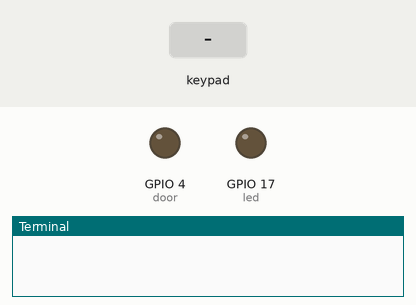
Simulated run of this program. Board: Raspberry Pi (BCM pin numbers). Parts: output pins drawn as LEDs (lit = HIGH), the last lines printed to the terminal. The test bench sets the inputs (shaded band).

Above: at 1.2 s.
1.3 s: keypad keys 3 2 6 6 pressed 0.4 s apart
At 1.75 s:
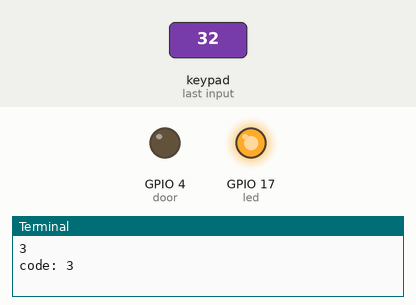
At 3.5 s:
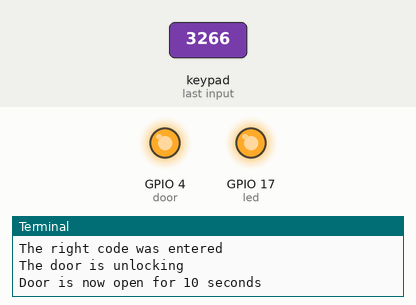
Timing chart, 0 to 14.2 s (numbered marks = the images above; inputs shaded):
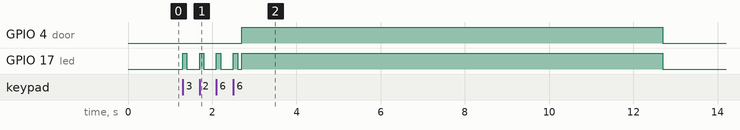

The program:

keypad.py
```python
import time
import digitalio
import board
import adafruit_matrixkeypad
from gpiozero import LED


def blink_led(time_in_seconds, led):
    """
    Blink the led for an amount of time
    """
    led.on()
    time.sleep(time_in_seconds)
    led.off()
    time.sleep(time_in_seconds)


def get_pressed_key(keys, led):
    """
    If there are more than 1 keys pressed, then return nothing... and blink the led 3 times
    else return the key and blink 1 time
    """
    result = None

    if keys is None or len(keys) > 1:
        blink_led(0.1, led)
        blink_led(0.1, led)
        blink_led(0.1, led)
    elif keys:
        result = str(keys[0])
        blink_led(0.1, led)
        print(result)

    return result


def check_code(code, door, led):
    """
    Checks if the current code is equal to the predefined code
    """
    if len(code) > 4:
        door.off()
        print("To many numbers entered, reset code")
        blink_led(0.1, led)
        blink_led(0.1, led)
        blink_led(0.1, led)
    elif code == "3266":
        print("The right code was entered")
        print("The door is unlocking")
        door.on()
        led.on()
        return True

    return False


def main():
    """
    Main starting application
    """
    # Membrane 3x4 matrix keypad on Raspberry Pi -
    # https://www.adafruit.com/product/419
    cols = [digitalio.DigitalInOut(x) for x in (board.D26, board.D20, board.D21)]
    rows = [digitalio.DigitalInOut(x) for x in (board.D5, board.D6, board.D13, board.D19)]

    # 3x4 matrix keypad on Raspberry Pi -
    # rows and columns are mixed up for https://www.adafruit.com/product/3845
    # cols = [digitalio.DigitalInOut(x) for x in (board.D13, board.D5, board.D26)]
    # rows = [digitalio.DigitalInOut(x) for x in (board.D6, board.D21, board.D20, board.D19)]

    keys = (("#", 0, "*"), (9, 8, 7), (6, 5, 4), (3, 2, 1))

    keypad = adafruit_matrixkeypad.Matrix_Keypad(rows, cols, keys)
    led = LED(17)
    door = LED(4)

    code = ""

    while True:
        keys = keypad.pressed_keys
        key_pressed = get_pressed_key(keys, led)

        if key_pressed is None:
            continue

        if key_pressed == "*":
            code = ""
            door.off()
            led.off()
        else:
            code = code + key_pressed

        if check_code(code, door, led):
            print("Door is now open for 10 seconds")
            time.sleep(10)
            door.off()
            led.off()
            code = ""
            print("Door is closed")

        print("code: {}".format(code))

        time.sleep(0.1)


main()
```

Measured:
- after the input at 1.3 s, GPIO 4 (door): LOW → HIGH after 1.4 s, → LOW 10.0 s later; GPIO 17 (led): goes 3 × (HIGH 0.10 s, LOW 0.30 s), HIGH 0.10 s, LOW 0.10 s, HIGH 10.0 s, then LOW, starting at once
